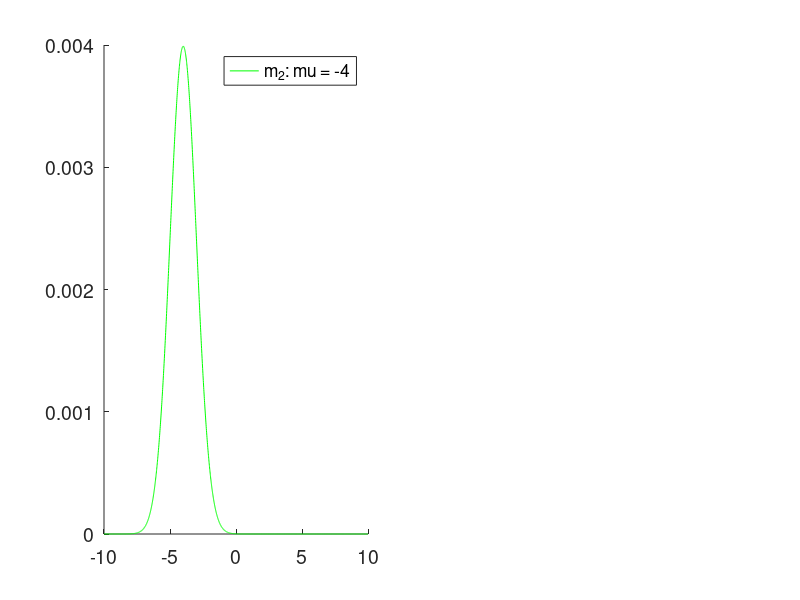

Write MATLAB code to recreate this figure. (Note: this script raises an error after producing the figure.)
function test_HMoG2
% test the influence of number of models on Chernoff bound (with shifted mean)
%------------------------------------------------------------
% Copyright (C) 2012 Jean Daunizeau / License GNU GPL v2
%------------------------------------------------------------

alpha = 1;
dx = 0:1:8;

gri = -10:0.01:10;
col = repmat('rgbcmy',1,1e2);

n = 1;
In = eye(n);

mus{1} = zeros(n,1)-4;
Qs{1} = alpha.*In;
tmp = mus{1}-gri;
p1 = exp(-0.5*tmp.^2./Qs{1});
p1 = p1./sum(p1);

hf = figure('color',[1 1 1]);
pos = get(hf,'position');
set(hf,'position',[pos(1)-pos(3)/2 pos(2) 2*pos(3) pos(4)])
ha = subplot(1,2,1,'parent',hf);
set(ha,...
    'nextplot','add',...
    'xlim',[min(gri) max(gri)],...
    'fontsize',14);

str = cell(0);
xt = cell(0);
DJS = zeros(length(dx),1);
b = DJS;
pe = DJS;

for i = 1:length(dx)

    
    mus{i+1} = mus{1}+dx(i);
    Qs{i+1} = Qs{1};
    
    tmp = mus{i+1}-gri;
    p2 = exp(-0.5*tmp.^2./Qs{i+1});
    p2 = p2./sum(p2);
    
    plot(ha,gri,p2,'color',col(i+1));
    str{i} = ['m_2: mu = ',num2str( mus{i+1})];
    legend(str)
    
    ps = ones(i+1,1)./(i+1);
    [DJS(i),b(i)] = JensenShannon(mus,Qs,ps);
    [pe(i)] = ProbError(mus,Qs,ps);
    
    
end
plot(ha,gri,p1,'k--');
str{end+1} = ['m_1: mu = ',num2str(mus{1})];
legend(ha,str)
grid(ha,'on')
xlabel(ha,'y')
ylabel(ha,'p(y|m)')

ha2 = subplot(1,2,2,'parent',hf);
set(ha2,...
    'nextplot','add',...
    'xlim',[0.5,length(dx)+.5],...
    'xtick',1:length(dx),...
    'xticklabel',2:length(dx)+1,...
    'fontsize',14)
plot(ha2,pe,'g')
plot(ha2,-DJS,'b')
plot(ha2,0.5*b,'r')
plot(ha2,b.^2./(4*[1:length(dx)]'),'r--')
plot(ha2,-DJS,'b.')
plot(ha2,0.5*b,'r.')
plot(ha2,b.^2./(4*[1:length(dx)]'),'r.')
plot(ha2,pe,'g.')
grid(ha2,'on')
xlabel(ha2,'number of models')
ylabel(ha2,'p(e=1|u)')
legend(ha2,{'p(e=1|u)','r(u)','b(u)/2','b(u)^2/4(M-1)'})
getSubplots

